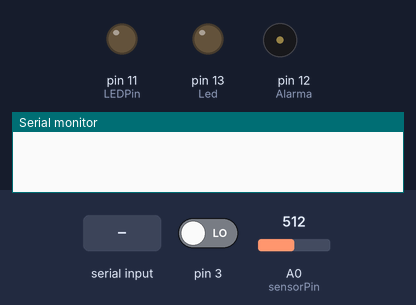
Recording of a sketch running on a simulated Arduino Uno, built with avr-gcc and run on an emulated ATmega328P. Parts: output pins drawn as LEDs (lit = HIGH), buzzer (waves = sounding), the last lines printed to the serial monitor. The inputs (shaded band) are chosen by the test bench; at power-on: pin 3 LOW, A0 (sensorPin) = 512. Pins used as bus, display or sensor lines are not drawn.

Above: at 1.2 s.
1.3 s: "dameLaTemperatura" received over Serial
At 3.06 s:
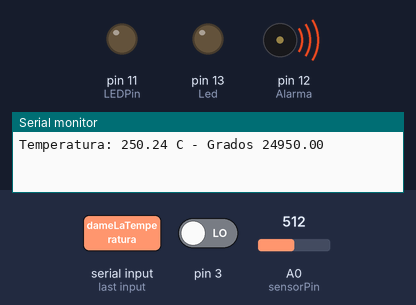
Timing chart, 0 to 4.8 s (numbered marks = the images above; inputs shaded):
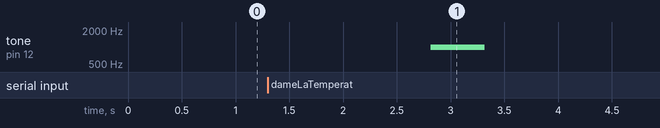

Measured:
- after the input at 1.3 s, tone on pin 12 (Alarma): silent → 1000 Hz after 1.5 s, → silent 0.50 s later

The sketch:

ejemploReadCommand.ino
```cpp
const int sensorPin= A0;
int Led =13;
int Alarma=12;
const int LEDPin = 11;
const int LDRPin = A1;
const int threshold = 600; //Limite para determinar si la intensidad de la luz es baja
String mensajeEntrante;

void setup() {
  // put your setup code here, to run once:
  Serial.begin(9600);
  pinMode(Led,OUTPUT);
  pinMode(Alarma,OUTPUT);
    pinMode(LEDPin, OUTPUT);
  pinMode(LDRPin, INPUT);
}

void loop() {


  while(Serial.available()>0){
      mensajeEntrante=Serial.readString();
      if(mensajeEntrante.indexOf("dameLaTemperatura") > -1){

      //Serial.println("Hace frio");
        response();
      }else {
        Serial.println("comando no encontraod: " + mensajeEntrante);

      }
  }
  //parte ALARMA
  }

void response() {

  //parte ALARMA
  int value = analogRead(sensorPin);
  float millivolts = (value / 1023.0) * 5000;
  float celsius = millivolts / 10;
  //esta funcion siguiente calcula los grados centigrados del sensor
  float GradosC = (getVoltage(sensorPin) - 0.5) * 100.0;
  Serial.print("Temperatura: ");
  Serial.print(celsius);
  Serial.print(" C - Grados ");
  Serial.println(GradosC);
     delay(500);
  if(GradosC>30)
    {
      //enciende alarma y led
        digitalWrite(Alarma, HIGH);
      digitalWrite(Led, HIGH);
      tone( 12, 1000, 500);//establece el tono
    }
  else {
        //apaga alarma y led
      digitalWrite(Alarma, LOW);
        digitalWrite(Led, LOW);
    }
  int estado_pin_button = digitalRead(3);
  //validamos el estado del boton
  if(estado_pin_button==0) {
    digitalWrite(Alarma, LOW);
    digitalWrite(Led, LOW);
    delay(10000);
  }//fin alarma

  //Parte LUZ
    int Intensidad = analogRead(LDRPin);
    Serial.print("Intensidad Luz: ");
    Serial.println(Intensidad);
    Serial.println("");
  if (Intensidad > threshold)
    {
        //enciende LED
    digitalWrite(LEDPin, HIGH);
  }
  else {
          //apaga LED
      digitalWrite(LEDPin, LOW);
    }
  //fin luz
}

float getVoltage(int pin)
{
  //return (analogRead(pin) * 0.48875855);
  return (5.0 * analogRead(pin) * 100)/1024.0;
}
```
